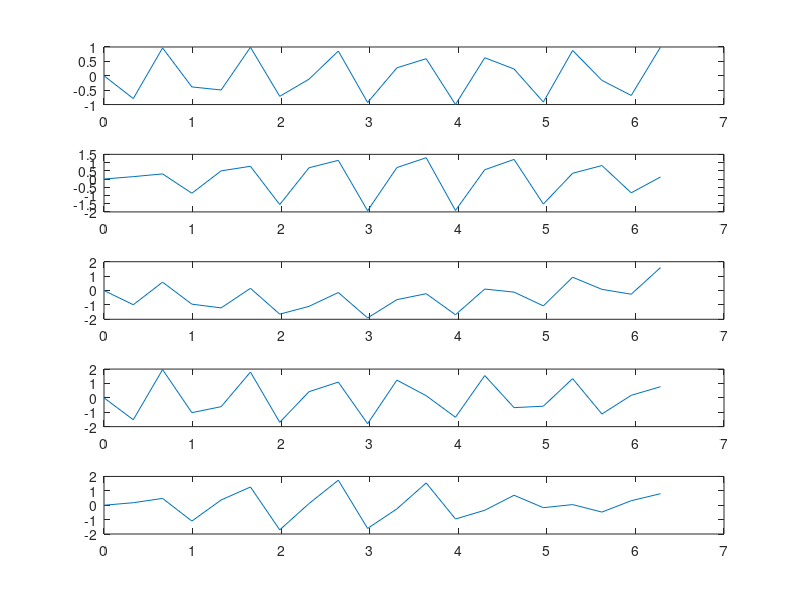

The MATLAB script that drew this image:
clear all;
clc;
f1 = 08;
t = linspace(0,2*pi,20);
y = sin(2*pi*f1*t);
figure()
subplot(5,1,1)
plot(t,y)
for i = 1:4
    f = y + sin(2*pi*(f1+2*i)*t);
    subplot(5,1,i+1)
    plot(t,f)
end
    